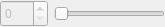
<?xml version="1.0" encoding="UTF-8"?>
<ui version="4.0">
 <class>SettingItem</class>
 <widget class="QWidget" name="SettingItem">
  <property name="geometry">
   <rect>
    <x>0</x>
    <y>0</y>
    <width>165</width>
    <height>27</height>
   </rect>
  </property>
  <property name="sizePolicy">
   <sizepolicy hsizetype="Expanding" vsizetype="Fixed">
    <horstretch>0</horstretch>
    <verstretch>0</verstretch>
   </sizepolicy>
  </property>
  <property name="minimumSize">
   <size>
    <width>100</width>
    <height>27</height>
   </size>
  </property>
  <property name="windowTitle">
   <string>Form</string>
  </property>
  <layout class="QHBoxLayout" name="horizontalLayout_2">
   <property name="leftMargin">
    <number>0</number>
   </property>
   <property name="topMargin">
    <number>0</number>
   </property>
   <property name="rightMargin">
    <number>0</number>
   </property>
   <property name="bottomMargin">
    <number>0</number>
   </property>
   <item>
    <widget class="QSpinBox" name="spinBox">
     <property name="enabled">
      <bool>false</bool>
     </property>
     <property name="sizePolicy">
      <sizepolicy hsizetype="Fixed" vsizetype="Fixed">
       <horstretch>0</horstretch>
       <verstretch>0</verstretch>
      </sizepolicy>
     </property>
     <property name="minimumSize">
      <size>
       <width>48</width>
       <height>27</height>
      </size>
     </property>
     <property name="maximum">
      <number>300</number>
     </property>
    </widget>
   </item>
   <item>
    <widget class="QSlider" name="horizontalSlider">
     <property name="enabled">
      <bool>false</bool>
     </property>
     <property name="sizePolicy">
      <sizepolicy hsizetype="Expanding" vsizetype="Fixed">
       <horstretch>1</horstretch>
       <verstretch>0</verstretch>
      </sizepolicy>
     </property>
     <property name="minimumSize">
      <size>
       <width>50</width>
       <height>27</height>
      </size>
     </property>
     <property name="maximum">
      <number>300</number>
     </property>
     <property name="orientation">
      <enum>Qt::Horizontal</enum>
     </property>
    </widget>
   </item>
  </layout>
 </widget>
 <resources/>
 <connections/>
</ui>
